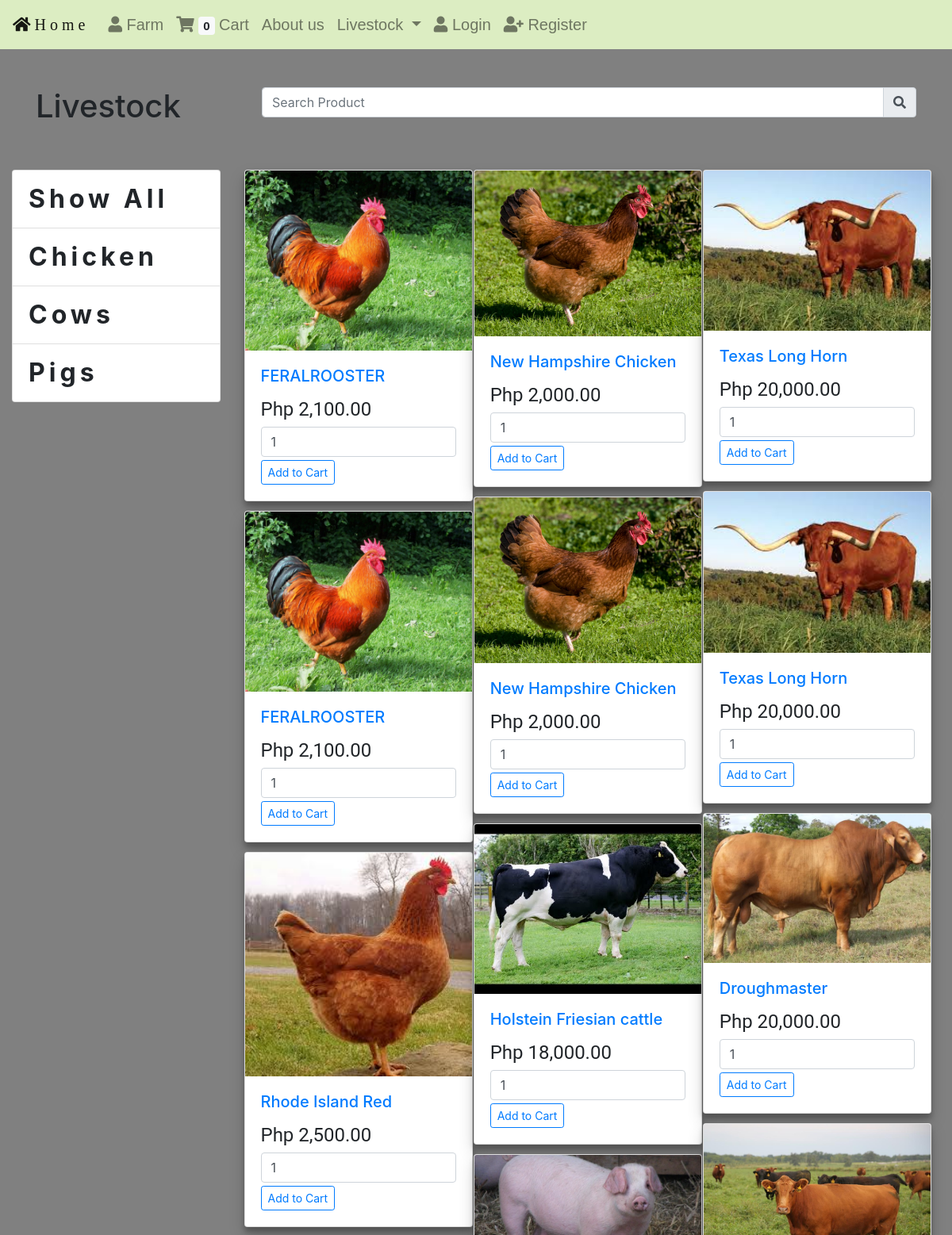
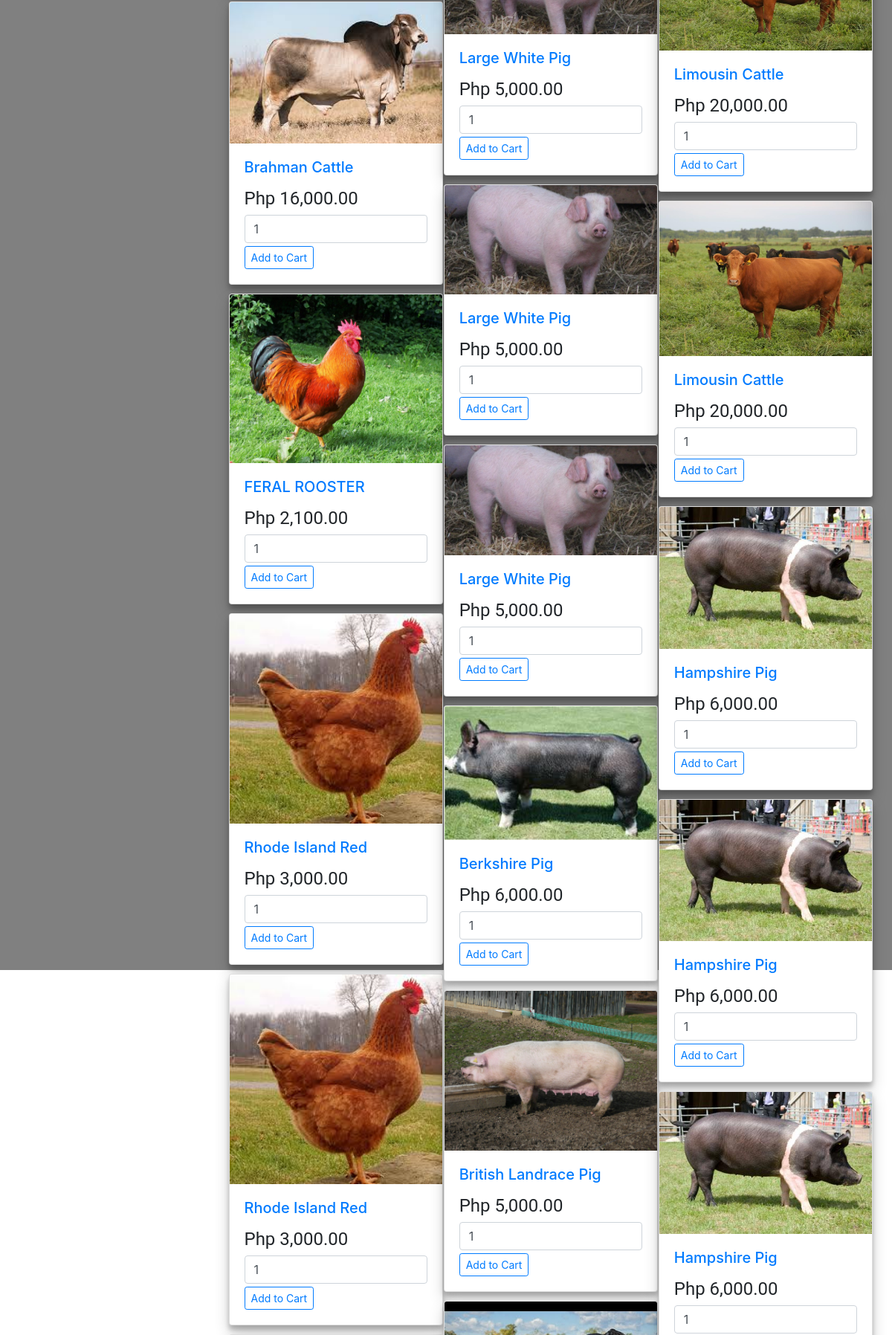
Page /views/farm.php (upper part) on the committed database (2 pictures, top to bottom).
### tables this page shows
CREATE TABLE `categories` (
  `id` int(11) NOT NULL AUTO_INCREMENT,
  `name` varchar(255) DEFAULT NULL,
  PRIMARY KEY (`id`)
);

CREATE TABLE `items` (
  `id` int(11) NOT NULL AUTO_INCREMENT,
  `item_name` varchar(255) DEFAULT NULL,
  `price` decimal(10,0) DEFAULT NULL,
  `description` text NOT NULL,
  `image` varchar(255) DEFAULT NULL,
  `category_id` int(11) DEFAULT NULL,
  PRIMARY KEY (`id`),
  KEY `category_id` (`category_id`),
  CONSTRAINT `items_ibfk_1` FOREIGN KEY (`category_id`) REFERENCES `categories` (`id`)
);

### controllers/get_categories.php (called while the page is built)
<?php
require_once("connect.php");
$sql = "SELECT * FROM categories";
$result = mysqli_query($conn, $sql);
if($result) {
	$categories = mysqli_fetch_all($result, MYSQLI_ASSOC);
}
?>

### controllers/get_product.php (called while the page is built, shortened)
<?php
require_once("connect.php");
$sql = "SELECT * FROM items";
$result = mysqli_query($conn, $sql);
if($result) {
	$items = mysqli_fetch_all($result, MYSQLI_ASSOC);
}

### views/farm.php (the view, shortened to what this page needs)
<?php
require_once("../controllers/connect.php");
require_once("../controllers/get_categories.php");
require_once("../controllers/get_product.php");
require_once("../partials/start_body.php");
?>
	<?php require_once("../partials/navbar.php"); ?>
	<main id="main" class="role farm-product">
		<div class="container">
			<div class="row pt-5">
				<div class="col-md-3">
					<h1 class="text-left">Livestock</h1>
				</div>
				<div class="col">
					<div class="input-group">
						<input id="search-form" type="text" name="search" class="form-control" placeholder="Search Product">
						<div class="input-group-append">
							<span class="input-group-text" id="search-icon"><i class="fas fa-search"></i></span>
						</div>
					</div>
				</div>
			</div>
		</div>
		<div class="container-fluid mt-5">
			<section class="row">
				<div class="category-container col-md-3">
					<ul class="livestock list-group">
						<li class="list-group-item" id="showAll"> Show All</li>
						<?php foreach($categories as $category): ?>
							<li class="list-group-item" id="<?php echo $category['id'] ?>"> <?php echo $category["name"] ?></li>
						<?php endforeach; ?>
					</ul>
				</div>
				<div class="products-container col-md-9">
					<div class="card-columns">
						<?php foreach($items as $item): ?>
							<div class="card" style="width: 18rem;">
								<img class="card-img-top" src="../app/assets/images/<?php echo $item['image'] ?>" alt="Card image cap">
								<div class="card-body">
									<h5 class="card-title">
										<a href="product.php?id=<?php echo $item['id'] ?>"><?php echo $item['item_name'] ?></a>
									</h5>
									<p class="card-text mb-1">Php <?php echo number_format($item['price'], 2, ".", ",") ?></p>
									<input type="number" class="form-control" value=1>
									<button data-id="<?php echo $item["id"] ?>" class="add-cart btn btn-sm btn-outline-primary mt-1"> Add to Cart </button>
								</div>
							</div>
						<?php endforeach; ?>
					</div>
				</div>
			</section>
		</div>
	</main>
	<?php require_once("../partials/end_body.php") ?>

### partials/start_body.php (shortened to what this page needs)
<!DOCTYPE html>
<html>
<head>
	<link rel="stylesheet" href="https://stackpath.bootstrapcdn.com/bootstrap/4.1.3/css/bootstrap.min.css">
  <link rel="stylesheet" type="text/css" href="../app/assets/css/swiper.min.css">
  <link rel="stylesheet" type="text/css" href="../views/style.css">
  <link rel="stylesheet" href="https://use.fontawesome.com/releases/v5.5.0/css/all.css">
</head>
<body>

### partials/navbar.php (shortened to what this page needs)
<?php
$section = null;
?>
<nav id="navigation" class="navbar navbar-expand-lg navbar-light">
  <a id="modern-farmers" class="navbar-brand" href="#"><i class="fas fa-home"></i>Home</a>
  <div class="collapse navbar-collapse" id="navbarSupportedContent">
    <ul class="navbar-nav mr-auto">
      <li class="nav-item">
        <a class="nav-link <?php if($section == "catalog") { echo "active"; } ?>" href="../views/farm.php?section=catalog"><i class="fas fa-user"></i> Farm </a>
      </li>
      <li class="nav-item">
        <a class="nav-link <?php if($section == "cart") { echo "active"; } ?>" href="/capstone2-ecommerce/views/cart.php?section=cart"><i class="fas fa-shopping-cart"></i>
          <span id="cart-count" class="badge badge-light small">
            <?php
            if(isset($_SESSION["cart"])) {
             echo array_sum($_SESSION["cart"]);
           } else {
            echo 0;
          }
          ?>
        </span>
        Cart
      </a>
    </li>
  <li class="nav-item">
    <a class="nav-link" href="aboutus.php">About us</a>
  </li>
  <li class="nav-item dropdown">
    <a class="nav-link dropdown-toggle" href="#" id="navbarDropdown" role="button" data-toggle="dropdown" aria-haspopup="true" aria-expanded="false">
      Livestock
    </a>
 </li>
 <?php if(!isset($_SESSION["user"])): ?>
  <li class="nav-item">
    <a class="nav-link <?php if($section == "login") { echo "active"; } ?>" href="../views/login.php?section=login"><i class="fas fa-user"></i> Login</a>
  </li>
  <li class="nav-item">
    <a class="nav-link <?php if($section == "register") { echo "active"; } ?>" href="../views/register.php?section=register"><i class="fas fa-user-plus"></i> Register</a>
  </li>
<?php endif; ?>
</ul>
</div>
</nav>

### partials/end_body.php (shortened to what this page needs)
</body>
</html>

### views/style.css (style rules this page uses)
body { overflow-x: hidden; }
img { max-width: 100%; overflow-y: hidden; overflow-x: hidden; }
#navigation { font-size: 20px; font-family: sans-serif; background: #DCEDC2; z-index: 3 }
#modern-farmers { font-weight: 200px; font-family: arial-black; letter-spacing: 5px; }
.card { box-shadow: 0 10px 20px rgba(0,0,0,0.19), 0 6px 6px rgba(0,0,0,0.23); }
.card-text { font-size: 24px; font-weight: 300%; font-family: roboto; }
section { width: 100%; height: 120vh; box-sizing: border-box; }
.livestock { font-size: 32px; font-weight: bolder; letter-spacing: 5px; }
.farm-product { background: gray; height: 350vh; }

### rows in the picture
categories: name "Chicken"
categories: name "Cows"
categories: name "Pigs"
items: image (picture), item_name "FERALROOSTER", price "2,100.00"
items: image (picture), item_name "FERALROOSTER", price "2,100.00"
items: image (picture), item_name "Rhode Island Red", price "2,500.00"
items: image (picture), item_name "Brahman Cattle", price "16,000.00"
items: image (picture), item_name "FERAL ROOSTER", price "2,100.00"
items: image (picture), item_name "Rhode Island Red", price "3,000.00"
items: image (picture), item_name "Rhode Island Red", price "3,000.00"
items: image (picture), item_name "New Hampshire Chicken", price "2,000.00"
items: image (picture), item_name "New Hampshire Chicken", price "2,000.00"
items: image (picture), item_name "Holstein Friesian cattle", price "18,000.00"
items: image (picture), item_name "Large White Pig", price "5,000.00"
items: image (picture), item_name "Large White Pig", price "5,000.00"
items: image (picture), item_name "Large White Pig", price "5,000.00"
items: image (picture), item_name "Berkshire Pig", price "6,000.00"
items: image (picture), item_name "British Landrace Pig", price "5,000.00"
items: image (picture)
items: image (picture), item_name "Texas Long Horn", price "20,000.00"
items: image (picture), item_name "Texas Long Horn", price "20,000.00"
items: image (picture), item_name "Droughmaster", price "20,000.00"
items: image (picture), item_name "Limousin Cattle", price "20,000.00"
items: image (picture), item_name "Limousin Cattle", price "20,000.00"
items: image (picture), item_name "Hampshire Pig", price "6,000.00"
items: image (picture), item_name "Hampshire Pig", price "6,000.00"
items: image (picture), item_name "Hampshire Pig", price "6,000.00"
